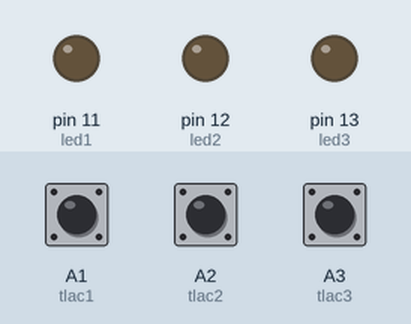
A sketch run on a simulated Arduino Uno, built with avr-gcc and run on an emulated ATmega328P. Shown: output pins drawn as LEDs (lit = HIGH). The test bench sets the inputs (shaded band); at power-on: A1 (tlac1) HIGH, A2 (tlac2) HIGH, A3 (tlac3) HIGH.

Above: at 1.2 s.
1.3 s: A1 (tlac1) pulled LOW for 0.15 s
At 1.37 s:
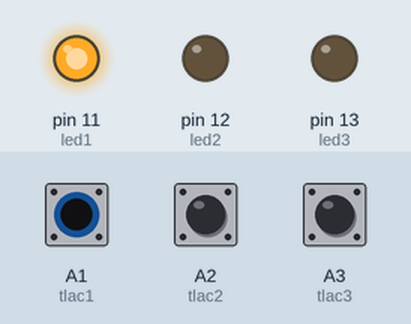
2.9 s: A2 (tlac2) pulled LOW for 0.15 s
At 2.97 s:
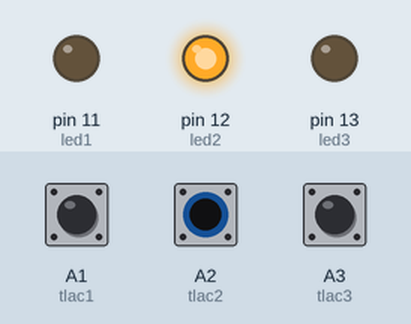
4.5 s: A3 (tlac3) pulled LOW for 0.15 s
At 4.57 s:
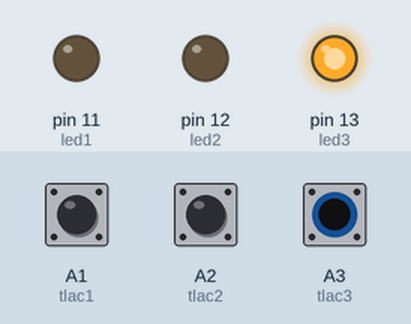
6.1 s: A3 (tlac3) pulled LOW for 3.2 s
At 10.5 s:
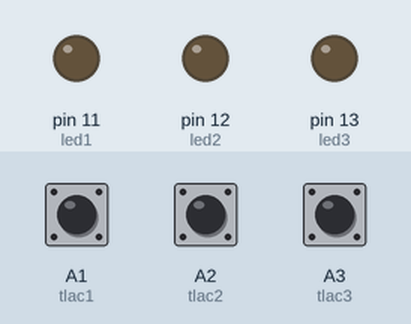
10.8 s: A1 (tlac1) pulled LOW for 3.2 s
At 11.6 s:
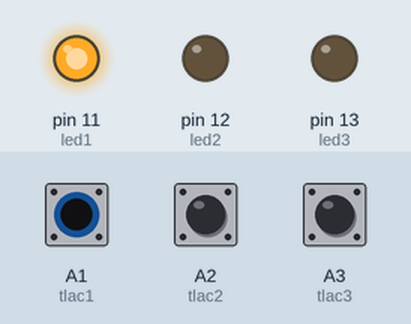
15.5 s: A1 (tlac1) driven LOW and A2 (tlac2) driven LOW
At 16.4 s:
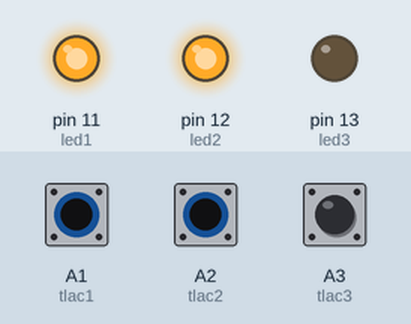
Timing chart, 0 to 18.0 s (numbered marks = the images above; inputs shaded):
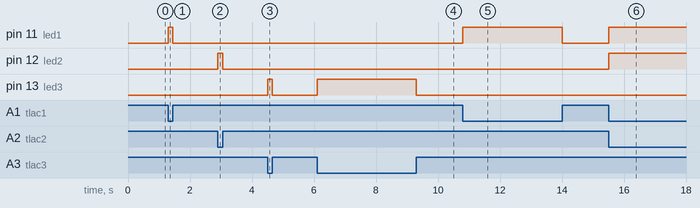

Measured:
- after the input at 1.3 s, pin 11 (led1): LOW → HIGH at once, → LOW 0.15 s later
- after the input at 2.9 s, pin 12 (led2): LOW → HIGH at once, → LOW 0.15 s later
- after the input at 4.5 s, pin 13 (led3): LOW → HIGH at once, → LOW 0.15 s later
- after the input at 6.1 s, pin 13 (led3): LOW → HIGH at once, → LOW 3.2 s later
- after the input at 10.8 s, pin 11 (led1): LOW → HIGH at once, → LOW 3.2 s later
- after the input at 15.5 s, pin 11 (led1), pin 12 (led2): LOW → HIGH at once

The sketch:

tlacitko.ino
```cpp
/* Tlacitko a led*/
#define led1 11
#define led2 12
#define led3 13
#define sviti LOW
#define nesviti HIGH
#define tlac1 A1
#define tlac2 A2
#define tlac3 A3

int j;
void setup()
{
	pinMode(led1,OUTPUT);
	pinMode(led2,OUTPUT);
	pinMode(led3,OUTPUT);
	pinMode(tlac1,INPUT_PULLUP);
	pinMode(tlac2,INPUT_PULLUP);
	pinMode(tlac3,INPUT_PULLUP);
}
void loop()
{
	// prvni tlacitko
	j = !digitalRead(tlac1);
	if (j == 0) {
		digitalWrite(led1, sviti);
	} else {
		digitalWrite(led1, nesviti);
	}

	// druhe tlacitko
	j = !digitalRead(tlac2);
	if (j == 0) {
		digitalWrite(led2, sviti);
	} else {
		digitalWrite(led2, nesviti);
	}

	// treti tlacitko
	j = !digitalRead(tlac3);
	if (j == 0) {
		digitalWrite(led3, sviti);
	} else {
		digitalWrite(led3, nesviti);
	}
}
```
